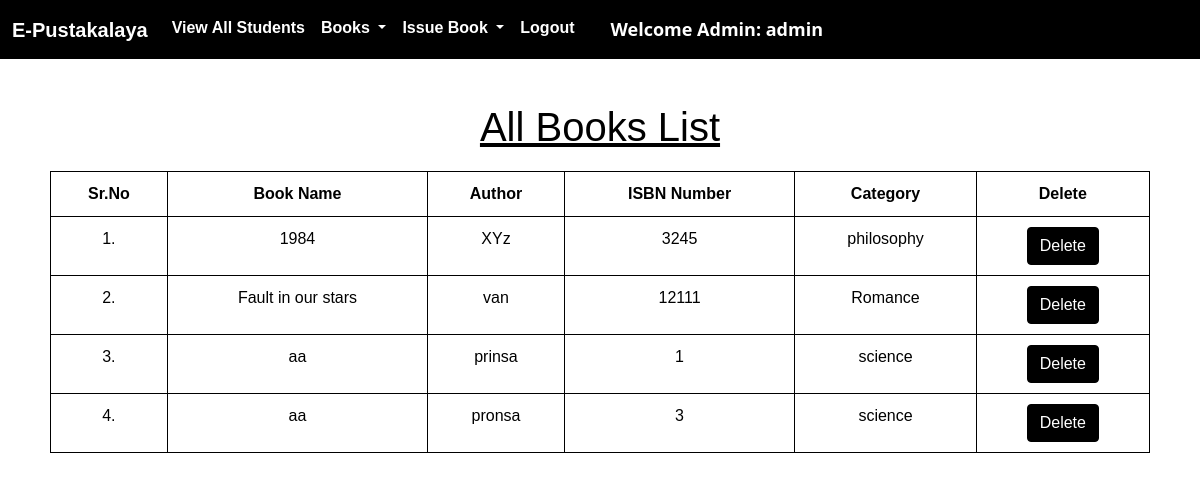
Page /view_books/ (signed in) on the committed database.
### library/models.py (models this page shows, shortened)
class Book(models.Model):
    name = models.CharField(max_length=200)
    author = models.CharField(max_length=200)
    isbn = models.PositiveIntegerField()
    category = models.CharField(max_length=50)

### library/views.py (the view)
# urls.py: path("view_books/", views.view_books, name="view_books"),
@login_required(login_url = '/admin_login')
def view_books(request):
    books = Book.objects.all()
    return render(request, "view_books.html", {'books':books})

### library/templates/view_books.html (shortened to what this page needs)
{% extends 'admin_navbar.html' %}
{% load static %}
{% block body %}
<div class="container mt-4">
    <h1 class="text-center"><u>All Books List</u></h1>
    <table class="table table-hover" id="example">
        <thead>
            <tr>
                <th>Sr.No</th>
                <th>Book Name</th>
                <th>Author</th>
                <th>ISBN Number</th>
                <th>Category</th>
                <th>Delete</th>
            </tr>
        </thead>
        <tbody>
            {% for book in books %}
            <tr>
                <td>{{forloop.counter}}.</td>
                <td>{{book.name}}</td>
                <td>{{book.author}}</td>
                <td>{{book.isbn}}</td>
                <td>{{book.category}}</td>
                <td><a href="/delete_book/{{book.id}}/" class="btn btn-danger" onclick="return confirm('Are you sure you want to delete this book?')">Delete</a></td>
            </tr>
            {% endfor %}
        </tbody>
    </table>
    </div>
{% endblock %}

### library/templates/admin_navbar.html (shortened to what this page needs)
<!DOCTYPE html>
<html lang="en">
<head>
  <link href="https://cdn.jsdelivr.net/npm/bootstrap@5.1.0/dist/css/bootstrap.min.css" rel="stylesheet">
  <link rel="stylesheet" href="https://cdn.datatables.net/1.10.25/css/jquery.dataTables.min.css">
  <link rel="stylesheet" href="https://cdn.datatables.net/buttons/1.7.1/css/buttons.dataTables.min.css">
</head>
<body>
  <nav class="navbar navbar-expand-lg navbar-light" style="background-color: black;">
    <div class="container-fluid">
      <a class="navbar-brand" href="#" style="color: white;">E-Pustakalaya</a>
      <div class="collapse navbar-collapse" id="navbarSupportedContent">
        <ul class="navbar-nav me-auto mb-2 mb-lg-0">
          <li class="nav-item">
            <a class="nav-link active" aria-current="page" href="/view_students/" style="color: white;">View All Students</a>
          </li>
          <li class="nav-item dropdown">
            <a class="nav-link dropdown-toggle" href="#" id="navbarDropdown" role="button" data-bs-toggle="dropdown" aria-expanded="false" style="color: white;">
              Books
            </a>
          </li>
          <li class="nav-item dropdown">
            <a class="nav-link dropdown-toggle" href="#" id="navbarDropdown" role="button" data-bs-toggle="dropdown" aria-expanded="false" style="color: white;">
              Issue Book
            </a>
          </li>
          <li class="nav-item">
            <a class="nav-link active" aria-current="page" href="/logout/" style="color: white;">Logout</a>
          </li>
          <li class="nav-item" style="margin-left: 20px;">
            <a style="font-weight:600; font-family:'Segoe UI', Tahoma, Geneva, Verdana, sans-serif; font-size: large; color: white;" class="nav-link active" href="#">Welcome Admin: {{request.user}}</a>
          </li>
        </ul>
      </div>
    </div>
  </nav>
  {% block body %}
  {% endblock %}
</body>
</html>

### library/templates/admin_navbar.html (style rules this page uses)
body { font-family: Arial, sans-serif; background-color: #3d3b3b; }
.navbar { background-color: black; display: flex; justify-content: space-between; align-items: center; }
.navbar-brand { font-weight: bold; }
.nav-link { font-weight: bold; color: white !important; }

### library/templates/view_books.html (style rules this page uses)
body { font-family: Arial, sans-serif; background-color: #ffffff; color: #000000; }
.container { padding: 20px; }
h1 { color: #000000; text-align: center; margin-bottom: 20px; }
.table { color: #000000; border: 1px solid #000000; }
.table th, .table td { border: 1px solid #000000; padding: 10px; text-align: center; }
.btn-danger { background-color: #000000; border-color: #000000; }
a { color: #000000; text-decoration: none; }

### rows in the picture
Book: name "1984", author "XYz", isbn "3245", category "philosophy"
Book: name "Fault in our stars", author "van", isbn "12111", category "Romance"
Book: name "aa", author "prinsa", isbn "1", category "science"
Book: name "aa", author "pronsa", isbn "3", category "science"

### other values in the picture
{{ request.user }} "admin"
